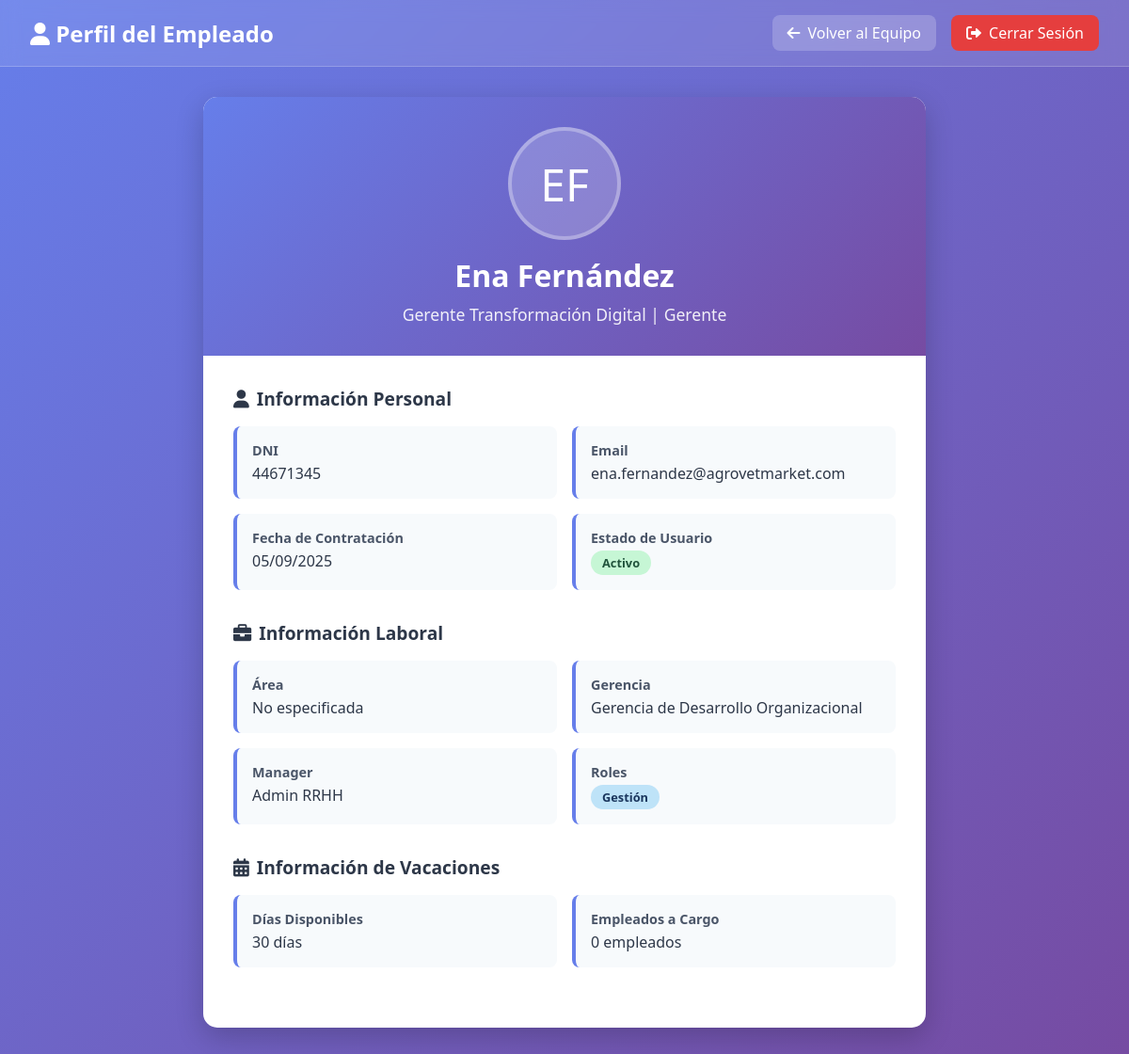
The page /manager/empleado/28/perfil/ (signed in) on the database its author committed.
### empleados/models.py (models this page shows, shortened)
class Empleado(models.Model):
    JERARQUIA_CHOICES = [
        ('director', 'Director'),
        ('gerente', 'Gerente'),
        ('sub_gerente', 'Sub Gerente'),
        ('jefe', 'Jefe'),
        ('supervisor', 'Supervisor'),
        ('coordinador', 'Coordinador'),
        ('asistente', 'Asistente'),
        ('auxiliar', 'Auxiliar'),
    ]
    GERENCIA_CHOICES = [
        ('gerencia_comercial_local', 'Gerencia Comercial Local'),
        ('gerencia_comercial_internacional', 'Gerencia Comercial Internacional'),
        ('gerencia_desarrollo_organizacional', 'Gerencia de Desarrollo Organizacional'),
        ('gerencia_administracion_finanzas', 'Gerencia Administración y Finanzas'),
    ]
    user = models.OneToOneField(User, on_delete=models.CASCADE, related_name='empleado', null=True)
    nombre = models.CharField(max_length=100)
    apellido = models.CharField(max_length=100)
    dni = models.CharField(
        max_length=8,
        unique=True,
        validators=[validar_dni],
        help_text='Documento Nacional de Identidad (8 dígitos)',
        verbose_name='DNI'
    )
    email = models.EmailField(unique=True)
    puesto = models.CharField(max_length=100)
    fecha_contratacion = models.DateField()
    dias_vacaciones_disponibles = models.IntegerField(default=20, help_text='Días laborables de vacaciones por período')
    dias_vacaciones_calendario = models.IntegerField(
        default=42,
        help_text='Días calendario equivalentes (laborables + fines de semana estimados)'
    )
    dias_calendario_tomados_año = models.IntegerField(
        default=0,
        help_text='Días calendario ya tomados en el año actual'
    )
    fines_semana_incluidos_año = models.IntegerField(
        default=0,
        help_text='Cantidad de fines de semana incluidos en vacaciones del año'
    )
    manager = models.ForeignKey(
        'self', on_delete=models.SET_NULL, null=True, blank=True, related_name='equipo'
    )
    es_rrhh = models.BooleanField(
        default=False,
        help_text='Indica si este empleado es parte del departamento de RRHH'
    )
    area = models.CharField(
        max_length=100,
        null=True,
        blank=True,
        help_text='Área o departamento del empleado'
    )
    gerencia = models.CharField(
        max_length=50,
        choices=GERENCIA_CHOICES,
        null=True,
        blank=True,
        help_text='Gerencia a la que pertenece el empleado'
    )
    jerarquia = models.CharField(
        max_length=20,
        choices=JERARQUIA_CHOICES,
        default='auxiliar',
        help_text='Nivel jerárquico del empleado en la organización'
    )
    foto_perfil = models.FileField(
        upload_to='fotos_perfil/',
        null=True,
        blank=True,
        help_text='Foto de perfil del empleado'
    )
    @property
    def es_manager(self):
        return self.equipo.exists()
    @property
    def puede_gestionar_equipo(self):
        jerarquias_gestoras = ['director', 'gerente', 'sub_gerente', 'jefe']
        return self.es_manager or self.jerarquia in jerarquias_gestoras or self.es_rrhh

### empleados/views.py (the view)
# urls.py: path('manager/empleado/<int:empleado_id>/perfil/', views.ver_perfil_empleado, name='ver_perfil_empleado'),
@login_required
def ver_perfil_empleado(request, empleado_id):
    try:
        empleado_actual = Empleado.objects.get(email=request.user.email)
        if not empleado_actual.puede_gestionar_equipo:
            messages.error(request, 'No tienes permisos para ver este perfil.')
            return redirect('inicio_empleado')
        empleado = get_object_or_404(Empleado, id=empleado_id)
        if empleado.manager != empleado_actual:
            messages.error(request, 'Solo puedes ver perfiles de tu equipo.')
            return redirect('equipo_manager')
        context = {
            'empleado': empleado,
            'empleado_manager': empleado_actual,
            'user': request.user
        }
        return render(request, 'empleados/ver_perfil_empleado.html', context)
    except Empleado.DoesNotExist:
        messages.error(request, 'No tienes un perfil de empleado asociado.')
        return redirect('login_empleado')

### empleados/templates/empleados/ver_perfil_empleado.html (shortened to what this page needs)
<!DOCTYPE html>
<html lang="es">
<head>
    <link href="https://cdnjs.cloudflare.com/ajax/libs/font-awesome/6.0.0/css/all.min.css" rel="stylesheet">
</head>
<body>
    <div class="header">
        <h1><i class="fas fa-user"></i> Perfil del Empleado</h1>
        <div class="nav-buttons">
            <a href="{% url 'equipo_manager' %}" class="btn btn-back">
                <i class="fas fa-arrow-left"></i> Volver al Equipo
            </a>
            <a href="{% url 'logout_empleado' %}" class="btn btn-danger">
                <i class="fas fa-sign-out-alt"></i> Cerrar Sesión
            </a>
        </div>
    </div>
    <div class="container">
        <div class="profile-card">
            <div class="profile-header">
                <div class="profile-avatar">
                    {{ empleado.nombre.0 }}{{ empleado.apellido.0 }}
                </div>
                <div class="profile-name">{{ empleado.nombre }} {{ empleado.apellido }}</div>
                <div class="profile-position">{{ empleado.puesto }} | {{ empleado.get_jerarquia_display }}</div>
            </div>
            <div class="profile-body">
                <div class="info-section">
                    <h3><i class="fas fa-user"></i> Información Personal</h3>
                    <div class="info-grid">
                        <div class="info-item">
                            <div class="info-label">DNI</div>
                            <div class="info-value">{{ empleado.dni|default:"No especificado" }}</div>
                        </div>
                        <div class="info-item">
                            <div class="info-label">Email</div>
                            <div class="info-value">{{ empleado.email }}</div>
                        </div>
                        <div class="info-item">
                            <div class="info-label">Fecha de Contratación</div>
                            <div class="info-value">{{ empleado.fecha_contratacion|date:"d/m/Y" }}</div>
                        </div>
                        <div class="info-item">
                            <div class="info-label">Estado de Usuario</div>
                            <div class="info-value">
                                {% if empleado.user and empleado.user.is_active %}
                                    <span class="status-badge status-active">Activo</span>
                                {% else %}
                                    <span class="status-badge status-inactive">Inactivo</span>
                                {% endif %}
                            </div>
                        </div>
                    </div>
                </div>
                <div class="info-section">
                    <h3><i class="fas fa-briefcase"></i> Información Laboral</h3>
                    <div class="info-grid">
                        <div class="info-item">
                            <div class="info-label">Área</div>
                            <div class="info-value">{{ empleado.get_area_display|default:"No especificada" }}</div>
                        </div>
                        <div class="info-item">
                            <div class="info-label">Gerencia</div>
                            <div class="info-value">{{ empleado.get_gerencia_display|default:"No especificada" }}</div>
                        </div>
                        <div class="info-item">
                            <div class="info-label">Manager</div>
                            <div class="info-value">
                                {% if empleado.manager %}
                                    {{ empleado.manager.nombre }} {{ empleado.manager.apellido }}
                                {% else %}
                                    Sin manager asignado
                                {% endif %}
                            </div>
                        </div>
                        <div class="info-item">
                            <div class="info-label">Roles</div>
                            <div class="info-value">
                                {% if empleado.puede_gestionar_equipo %}
                                    <span class="status-badge status-manager">Gestión</span>
                                {% endif %}
                            </div>
                        </div>
                    </div>
                </div>
                <div class="info-section">
                    <h3><i class="fas fa-calendar-alt"></i> Información de Vacaciones</h3>
                    <div class="info-grid">
                        <div class="info-item">
                            <div class="info-label">Días Disponibles</div>
                            <div class="info-value">{{ empleado.dias_vacaciones_disponibles }} días</div>
                        </div>
                        {% if empleado.puede_gestionar_equipo %}
                        <div class="info-item">
                            <div class="info-label">Empleados a Cargo</div>
                            <div class="info-value">{{ empleado.equipo.count }} empleados</div>
                        </div>
                        {% endif %}
                    </div>
                </div>
            </div>
        </div>
    </div>
</body>
</html>

### empleados/templates/empleados/ver_perfil_empleado.html (style rules this page uses)
* { margin: 0; padding: 0; box-sizing: border-box; }
body { font-family: 'Segoe UI', Tahoma, Geneva, Verdana, sans-serif; background: linear-gradient(135deg, #667eea 0%, #764ba2 100%); min-height: 100vh; }
.header { background: rgba(255, 255, 255, 0.1); backdrop-filter: blur(10px); border-bottom: 1px solid rgba(255, 255, 255, 0.2); padding: 1rem 2rem; display: flex; justify-content: space-between; align-items: center; }
.header h1 { color: white; font-size: 1.5rem; font-weight: 600; }
.nav-buttons { display: flex; gap: 1rem; }
.btn { padding: 0.5rem 1rem; border: none; border-radius: 8px; text-decoration: none; font-weight: 500; transition: all 0.3s ease; display: inline-flex; align-items: center; gap: 0.5rem; }
.btn-back { background: rgba(255, 255, 255, 0.2); color: white; }
.btn-danger { background: #e53e3e; color: white; }
.container { max-width: 800px; margin: 2rem auto; padding: 0 1rem; }
.profile-card { background: white; border-radius: 15px; box-shadow: 0 10px 30px rgba(0, 0, 0, 0.2); overflow: hidden; }
.profile-header { background: linear-gradient(135deg, #667eea, #764ba2); color: white; padding: 2rem; text-align: center; }
.profile-avatar { width: 120px; height: 120px; border-radius: 50%; background: rgba(255, 255, 255, 0.2); display: flex; align-items: center; justify-content: center; font-size: 3rem; margin: 0 auto 1rem; border: 4px solid rgba(255, 255, 255, 0.3); }
.profile-name { font-size: 2rem; font-weight: 600; margin-bottom: 0.5rem; }
.profile-position { font-size: 1.1rem; opacity: 0.9; }
.profile-body { padding: 2rem; }
.info-section { margin-bottom: 2rem; }
.info-section h3 { color: #2d3748; font-size: 1.2rem; margin-bottom: 1rem; display: flex; align-items: center; gap: 0.5rem; }
.info-grid { display: grid; grid-template-columns: repeat(auto-fit, minmax(250px, 1fr)); gap: 1rem; }
.info-item { background: #f7fafc; padding: 1rem; border-radius: 8px; border-left: 4px solid #667eea; }
.info-label { font-weight: 600; color: #4a5568; font-size: 0.9rem; margin-bottom: 0.25rem; }
.info-value { color: #2d3748; font-size: 1rem; }
.status-badge { display: inline-block; padding: 0.25rem 0.75rem; border-radius: 20px; font-size: 0.8rem; font-weight: 600; }
.status-active { background: #c6f6d5; color: #22543d; }
.status-manager { background: #bee3f8; color: #1a365d; }

### rows shown on the page
Empleado: nombre.0 "E", apellido.0 "F", nombre "Ena", apellido "Fernández", puesto "Gerente Transformación Digital", jerarquia "Gerente", dni "44671345", email "ena.fernandez@agrovetmarket.com", fecha_contratacion "05/09/2025", gerencia "Gerencia de Desarrollo Organizacional", manager.nombre "Admin", manager.apellido "RRHH", dias_vacaciones_disponibles "30", equipo.count "0"

### other values the page prints
{{ empleado.get_area_display|default:"No especificada" }} "No especificada"
